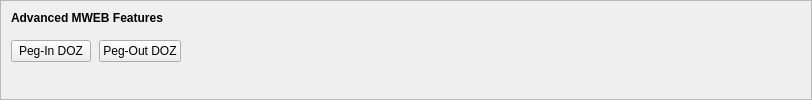
    <widget class="QFrame" name="frameMWEBFeatures">
     <property name="sizePolicy">
      <sizepolicy hsizetype="Expanding" vsizetype="Expanding">
       <horstretch>0</horstretch>
       <verstretch>0</verstretch>
      </sizepolicy>
     </property>
     <property name="maximumSize">
      <size>
       <width>16777215</width>
       <height>16777215</height>
      </size>
     </property>
     <property name="frameShape">
      <enum>QFrame::StyledPanel</enum>
     </property>
     <property name="frameShadow">
      <enum>QFrame::Sunken</enum>
     </property>
     <layout class="QVBoxLayout" name="verticalLayoutMWEBFeatures2">
      <property name="spacing">
       <number>0</number>
      </property>
      <property name="leftMargin">
       <number>0</number>
      </property>
      <property name="topMargin">
       <number>0</number>
      </property>
      <property name="rightMargin">
       <number>0</number>
      </property>
      <property name="bottomMargin">
       <number>6</number>
      </property>
      <item>
       <layout class="QVBoxLayout" name="verticalLayoutMWEBFeatures" stretch="0,0,1">
        <property name="spacing">
         <number>0</number>
        </property>
        <property name="leftMargin">
         <number>10</number>
        </property>
        <property name="topMargin">
         <number>10</number>
        </property>
        <item>
         <layout class="QHBoxLayout" name="horizontalLayoutMWEBFeatures1">
          <property name="bottomMargin">
           <number>15</number>
          </property>
          <item>
           <widget class="QLabel" name="labelMWEBFeatures">
            <property name="sizePolicy">
             <sizepolicy hsizetype="Preferred" vsizetype="Maximum">
              <horstretch>0</horstretch>
              <verstretch>0</verstretch>
             </sizepolicy>
            </property>
            <property name="font">
             <font>
              <weight>75</weight>
              <bold>true</bold>
             </font>
            </property>
            <property name="styleSheet">
             <string notr="true">font-weight:bold;</string>
            </property>
            <property name="text">
             <string>Advanced MWEB Features</string>
            </property>
           </widget>
          </item>
         </layout>
        </item>
        <item>
         <layout class="QHBoxLayout" name="horizontalLayoutMWEBFeatures2" stretch="0,0,0">
          <property name="spacing">
           <number>8</number>
          </property>
          <property name="bottomMargin">
           <number>10</number>
          </property>
          <item>
           <widget class="QPushButton" name="pushButtonMWEBPegIn">
            <property name="styleSheet">
             <string notr="true"/>
            </property>
            <property name="text">
             <string>Peg-In DOZ</string>
            </property>
            <property name="checkable">
             <bool>true</bool>
            </property>
            <property name="autoDefault">
             <bool>false</bool>
            </property>
           </widget>
          </item>
          <item>
           <widget class="QPushButton" name="pushButtonMWEBPegOut">
            <property name="styleSheet">
             <string notr="true"/>
            </property>
            <property name="text">
             <string>Peg-Out DOZ</string>
            </property>
            <property name="checkable">
             <bool>true</bool>
            </property>
            <property name="autoDefault">
             <bool>false</bool>
            </property>
           </widget>
          </item>
          <item>
           <spacer name="horizontalSpacerMWEBFeatures">
            <property name="orientation">
             <enum>Qt::Horizontal</enum>
            </property>
            <property name="sizeHint" stdset="0">
             <size>
              <width>40</width>
              <height>1</height>
             </size>
            </property>
           </spacer>
          </item>
         </layout>
        </item>
        <item>
         <spacer name="verticalSpacerMWEBFeatures">
          <property name="orientation">
           <enum>Qt::Vertical</enum>
          </property>
          <property name="sizeHint" stdset="0">
           <size>
            <width>800</width>
            <height>1</height>
           </size>
          </property>
         </spacer>
        </item>
       </layout>
      </item>
     </layout>
    </widget>
